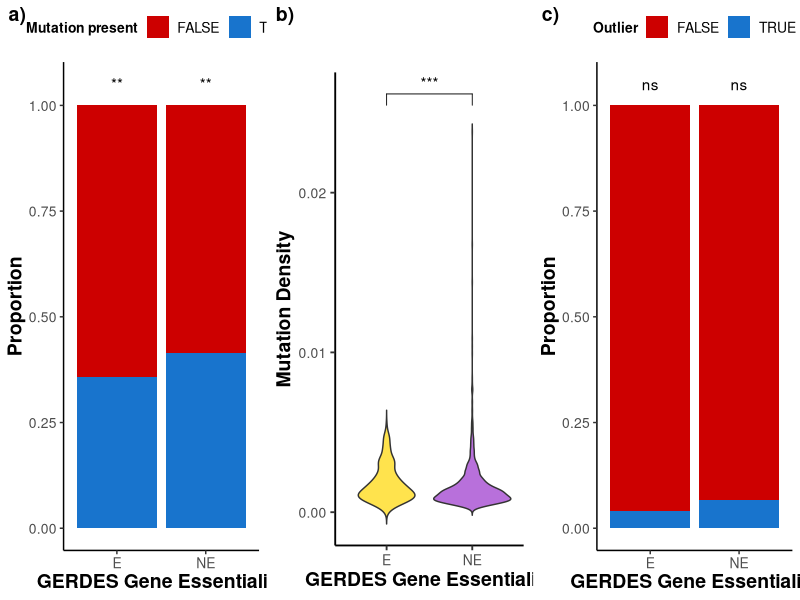

This figure's R source:
library(ggplot2)
library(dplyr)
library(ggpubr)

df <- read.csv("all_properties.csv", stringsAsFactors = FALSE)
#imports in the data, maintains text as strings and not as factors

df_mut <- df %>%
  mutate(has_mutation = mutation_density > 0)
#creates a dataframe for just those genes that have had any mutatuion

tab <- table(df_mut$essentiality_gerdes, df_mut$has_mutation)
#makes them into a table

chisq_res <- chisq.test(tab, correct = FALSE)
chisq_res$p.value
chisq_res
#does a chisqr test on between the E and NE conditions 
#prints the result

pval_df <- data.frame(
  essentiality_gerdes = c("E", "NE"),         
  y.position = 1.05,                        
  label = ifelse(chisq_res$p.value < 0.001, "***",
                 ifelse(chisq_res$p.value < 0.01, "**",
                        ifelse(chisq_res$p.value < 0.05, "*", "ns")))
)
#creates the tags for significance

plot_a <- ggplot(df_mut, aes(x = essentiality_gerdes, fill = has_mutation)) +
  geom_bar(position = "fill") +
  scale_fill_manual(values = c("TRUE" = "dodgerblue3", "FALSE" = "red3")) +
  labs(
    x = "GERDES Gene Essentiality",
    y = "Proportion",
    fill = "Mutation present"
  ) +
  theme_classic() +
  theme(
    axis.title = element_text(face = "bold", size = 14, family = "sans"),
    axis.text = element_text(size = 10, family = "sans"),
    legend.title = element_text(face = "bold", size = 10, family = "sans"),
    legend.text = element_text(size = 10, family = "sans"),
    legend.position = "top"
  ) +
  geom_text(
    data = pval_df,
    aes(x = essentiality_gerdes, y = y.position, label = label),
    inherit.aes = FALSE
  )
#plots out in a stacked bar based on presence or absence of any mutations 
#basically shows the propertion of data which is 0
#adds the significance tag from the chisqr test


df_nonzero <- df %>%
  filter(mutation_density > 0)
#creates a data frame for only those points with non-zero mutation density


plot_b <- ggplot(df_nonzero, aes(x = essentiality_gerdes, y = mutation_density, fill = essentiality_gerdes)) +
  geom_violin(trim = FALSE, alpha = 0.7) +
  scale_fill_manual(values = c("E" = "gold", "NE" = "darkorchid")) +
  stat_compare_means(
    method = "wilcox.test",
    label = "p.signif",
    comparisons = list(c("E", "NE")),
    label.y = max(df_nonzero$mutation_density) * 1.05
  ) +
  labs(
    x = "GERDES Gene Essentiality",
    y = "Mutation Density"
  ) +
  theme_classic(base_size = 14) +
  theme(
    axis.title = element_text(face = "bold", size = 14, family = "sans"),
    axis.text = element_text(size = 10, family = "sans"),
    legend.position = "top",
    legend.text = element_text(color = "white"),
    legend.key = element_rect(fill = "white", color = "white")
  ) +
  guides(fill = guide_legend(title = "", override.aes = list(fill = "white", color = "white")))
#creates a violin plot based on the essentilaity data only non-zero values
#does a wilcoxon test and labels the graph with stars or ns depending on result


wilcox.test(mutation_density ~ essentiality_gerdes, data = df_nonzero)
#also runs a wilcoxon test seperatly so results can be reported

outlier_info <- df_nonzero %>%
  group_by(essentiality_gerdes) %>%
  summarise(
    Q1 = quantile(mutation_density, 0.25),
    Q3 = quantile(mutation_density, 0.75)
  ) %>%
  rowwise() %>%
  mutate(
    IQR = Q3 - Q1,
    lower = Q1 - 1.5*IQR,
    upper = Q3 + 1.5*IQR
  )
#defines the outliers and finds them

df_outliers <- df_nonzero %>%
  left_join(outlier_info, by = "essentiality_gerdes") %>%
  mutate(is_outlier = mutation_density < lower | mutation_density > upper)
#makes new data frame for outliers

tab_outliers <- table(df_outliers$essentiality_gerdes, df_outliers$is_outlier)
#makes into table for analysis

outlier_chi <- chisq.test(tab_outliers, correct = FALSE)
outlier_chi
#does chisqr test and prints the result

pval_df_out <- data.frame(
  essentiality_gerdes = c("E", "NE"),
  y.position = 1.05,
  label = ifelse(outlier_chi$p.value < 0.001, "***",
                 ifelse(outlier_chi$p.value < 0.01, "**",
                        ifelse(outlier_chi$p.value < 0.05, "*", "ns")))
)
#defines p-value ranges for labelling on graph

plot_c <- ggplot(df_outliers, aes(x = essentiality_gerdes, fill = is_outlier)) +
  geom_bar(position = "fill") +
  scale_fill_manual(values = c("TRUE" = "dodgerblue3", "FALSE" = "red3")) +
  labs(
    x = "GERDES Gene Essentiality",
    y = "Proportion",
    fill = "Outlier"
  ) +
  theme_classic() +
  theme(
    axis.title = element_text(face = "bold", size = 14, family = "sans"),
    axis.text = element_text(size = 10, family = "sans"),
    legend.title = element_text(face = "bold", size = 10, family = "sans"),
    legend.text = element_text(size = 10, family = "sans"),
    legend.position = "top"
  ) +
  geom_text(
    data = pval_df_out,
    aes(x = essentiality_gerdes, y = y.position, label = label),
    inherit.aes = FALSE
  )
#plots proportion of outliers for each groups

composite <- ggarrange(
  plot_a, plot_b, plot_c,
  labels = c("a)", "b)", "c)"),
  #labels them within the figure
  ncol = 3,  
  #two columns
  nrow = 1,  
  #one row
  heights = c(1, 1, 1),
  widths = c(1, 1, 1)
  #makes heights and widths in the figure equal
)
#combines plots into one figure

output_dir <- "figure_outputs"
if (!dir.exists(output_dir)) dir.create(output_dir)

ggsave(
  filename = paste0(output_dir, "/essentiality_gerdes.png"),
  plot     = composite,
  width    = 10,
  height   = 5,
  dpi      = 300,
  bg       = "white"
)
